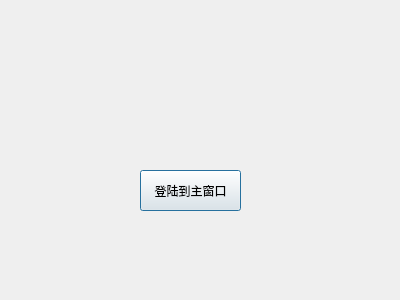
<?xml version="1.0" encoding="UTF-8"?>
<ui version="4.0">
 <class>LoginDlg</class>
 <widget class="QDialog" name="LoginDlg">
  <property name="geometry">
   <rect>
    <x>0</x>
    <y>0</y>
    <width>400</width>
    <height>300</height>
   </rect>
  </property>
  <property name="windowTitle">
   <string>Dialog</string>
  </property>
  <widget class="QPushButton" name="pushButton">
   <property name="geometry">
    <rect>
     <x>140</x>
     <y>170</y>
     <width>101</width>
     <height>41</height>
    </rect>
   </property>
   <property name="text">
    <string>登陆到主窗口</string>
   </property>
  </widget>
 </widget>
 <resources/>
 <connections>
  <connection>
   <sender>pushButton</sender>
   <signal>clicked()</signal>
   <receiver>LoginDlg</receiver>
   <slot>accept()</slot>
   <hints>
    <hint type="sourcelabel">
     <x>186</x>
     <y>194</y>
    </hint>
    <hint type="destinationlabel">
     <x>271</x>
     <y>98</y>
    </hint>
   </hints>
  </connection>
 </connections>
</ui>
